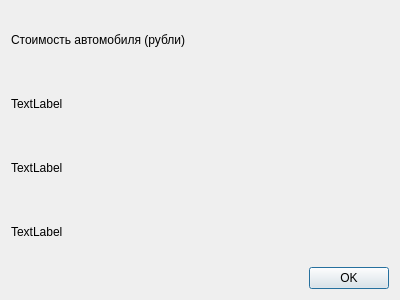
<?xml version="1.0" encoding="UTF-8"?>
<ui version="4.0">
 <class>Dialog</class>
 <widget class="QDialog" name="Dialog">
  <property name="geometry">
   <rect>
    <x>0</x>
    <y>0</y>
    <width>400</width>
    <height>300</height>
   </rect>
  </property>
  <property name="windowTitle">
   <string>Результаты</string>
  </property>
  <layout class="QVBoxLayout" name="verticalLayout">
   <item>
    <widget class="QLabel" name="label">
     <property name="text">
      <string>Стоимость автомобиля (рубли)</string>
     </property>
    </widget>
   </item>
   <item>
    <widget class="QLabel" name="label_gradient_boosting">
     <property name="text">
      <string>TextLabel</string>
     </property>
    </widget>
   </item>
   <item>
    <widget class="QLabel" name="label_random_forest">
     <property name="text">
      <string>TextLabel</string>
     </property>
    </widget>
   </item>
   <item>
    <widget class="QLabel" name="label_neural_network">
     <property name="text">
      <string>TextLabel</string>
     </property>
    </widget>
   </item>
   <item>
    <widget class="QDialogButtonBox" name="buttonBox">
     <property name="orientation">
      <enum>Qt::Horizontal</enum>
     </property>
     <property name="standardButtons">
      <set>QDialogButtonBox::Ok</set>
     </property>
    </widget>
   </item>
  </layout>
 </widget>
 <resources/>
 <connections>
  <connection>
   <sender>buttonBox</sender>
   <signal>accepted()</signal>
   <receiver>Dialog</receiver>
   <slot>accept()</slot>
   <hints>
    <hint type="sourcelabel">
     <x>248</x>
     <y>254</y>
    </hint>
    <hint type="destinationlabel">
     <x>157</x>
     <y>274</y>
    </hint>
   </hints>
  </connection>
  <connection>
   <sender>buttonBox</sender>
   <signal>rejected()</signal>
   <receiver>Dialog</receiver>
   <slot>reject()</slot>
   <hints>
    <hint type="sourcelabel">
     <x>316</x>
     <y>260</y>
    </hint>
    <hint type="destinationlabel">
     <x>286</x>
     <y>274</y>
    </hint>
   </hints>
  </connection>
 </connections>
</ui>
